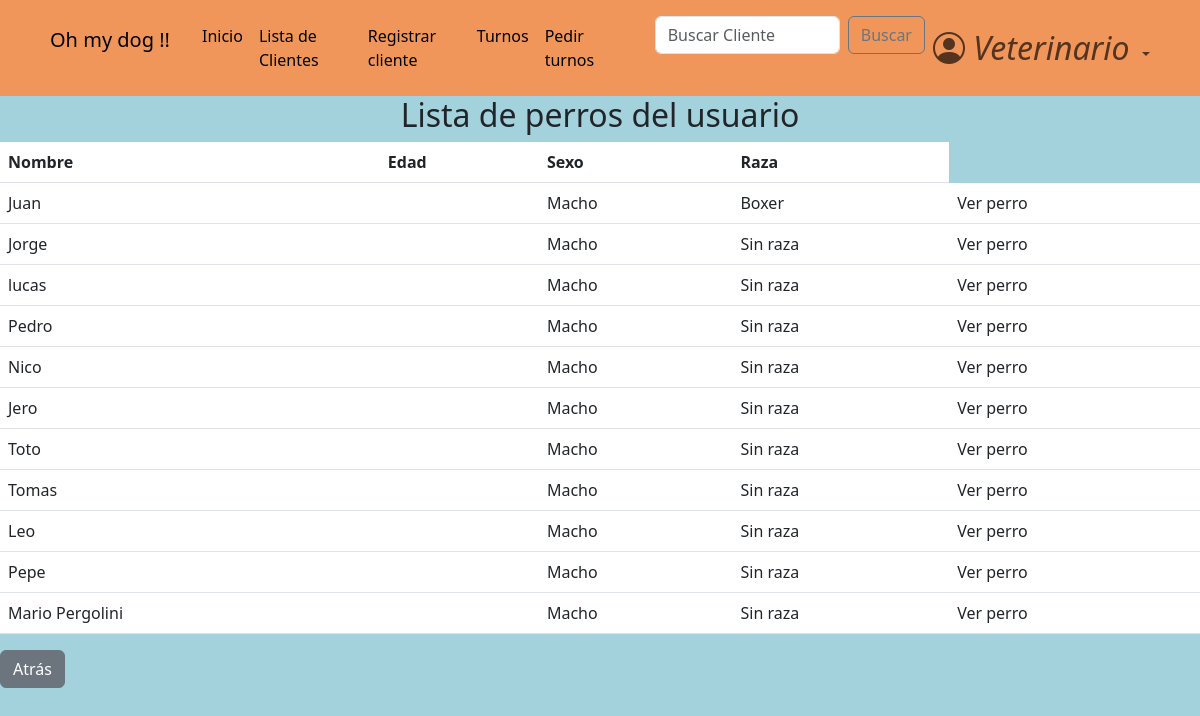
Screenshot of /dogs/hidden_dogs/2 (signed in) with the database file from the repository.
### dogs/models.py (models this page shows, shortened)
class Dog(models.Model):
    class Sex(models.TextChoices):
        macho = "Macho"
        hembra = "Hembra"
    class Breed(models.TextChoices):
        sin_raza = "Sin raza"
        coker = "Coker"
        pastor_aleman = "Pastor aleman"
        bulldog = "Bulldog"
        labrador = "Labrador"
        golden = "Golder"
        caniche = "Caniche"
        chihuahua = "Chihuahua"
        bulldog_frances = "Bulldog Frances"
        beagle = "Beagle"
        boxer = "Boxer"
        galgo = "Galgo"
        dalmata = "Dalmata"
        sharpei = "Shar pei"
    class Color(models.TextChoices):
        blanco = "Blanco"
        negro = "Negro"
        marron = "Marrón"
        blanco_y_negro = "Blanco y negro"
        otro = "Otro color"
    class Size(models.TextChoices):
        grande = "Grande"
        mediano = "Mediano"
        pequeño = "pequeño"
    name = models.CharField(
        max_length=30,
    )
    date_of_birth = models.DateField(
        null=True,
        validators=[MaxValueValidator(date.today, "La fecha de nacimiento del perro debe ser anterior a hoy")]
    )
    sex = models.CharField(
        max_length=10,
        choices=Sex.choices
    )
    breed = models.CharField(
        max_length=20,
        choices=Breed.choices
    )
    color = models.CharField(
        max_length=20,
        blank=True,
        choices=Color.choices,
        null=True,
    )
    size = models.CharField(
        max_length=10,
        null=True,
        blank=True,
    )
    description = models.TextField(
        max_length=120,
        blank=True,
        null=True,
    )
    hidden = models.BooleanField(default=False)
    owner = models.ForeignKey(
        CustomUser,
        blank=True,
        on_delete=models.CASCADE,
        null=True
    )

### dogs/views.py (the view)
# urls.py: path('hidden_dogs/<user_id>', views.hidden_dogs_view, name="hidden_dogs"),
@ login_required
def hidden_dogs_view(request, user_id):
    user = CustomUser.objects.get(id=user_id)
    hidden_dogs = user.dog_set.filter(hidden=True)
    context = {
        'client_id': user_id,
        'hidden_dogs': hidden_dogs,
    }
    return render(request, 'hidden_dogs_list.html', context)

### dogs/templates/hidden_dogs_list.html
{% extends 'base.html' %}
{% block content %}
<main>
    <h2 class="text-center">Lista de perros del usuario</h2>
                {% if hidden_dogs.exists %}
                  <table class="table table-hover">
                      <thead>
                          <tr>
                              <th>Nombre</th>
                              <th>Edad</th>
                              <th>Sexo</th>
                              <th>Raza</th>
                          </tr>
                      </thead>
                      <tbody>
                          {% for dog in hidden_dogs %}
                                <tr>
                                    <td>{{ dog.name }}</td>
                                    <td>{{ dog.age }}</td>
                                    <td>{{ dog.sex }}</td>
                                    <td>{{ dog.breed }}</td>
                                    <td>
                                      <a class="dropdown-item" href="{% url 'dog_profile' user_owner_id=client_id dog_id=dog.id %}">Ver perro</a>
                                    </td>
                                </tr>
                          {% endfor %}
                        </tbody>
                    </table>
                {% else %}
                    <tr>
                        No hay perros ocultos para este usuario
                    </tr>
                {% endif %}
        <div>
            <a href="{% url 'profile' client_id %}" class="btn btn-secondary">Atrás</a>
        </div>
</main>
{% endblock  %}

### pages/static/css/styles.css (style rules this page uses)
html { box-sizing: border-box; font-size: 16px; scroll-behavior: smooth; }
body { margin: 0; padding: 0; overflow-x: hidden; background-color: #a4d2dc; }
a { text-decoration: none; }

### rows the page displays
Dog: name "Juan", sex "Macho", breed "Boxer"
Dog: name "Jorge", sex "Macho", breed "Sin raza"
Dog: name "lucas", sex "Macho", breed "Sin raza"
Dog: name "Pedro", sex "Macho", breed "Sin raza"
Dog: name "Nico", sex "Macho", breed "Sin raza"
Dog: name "Jero", sex "Macho", breed "Sin raza"
Dog: name "Toto", sex "Macho", breed "Sin raza"
Dog: name "Tomas", sex "Macho", breed "Sin raza"
Dog: name "Leo", sex "Macho", breed "Sin raza"
Dog: name "Pepe", sex "Macho", breed "Sin raza"
Dog: name "Mario Pergolini", sex "Macho", breed "Sin raza"
